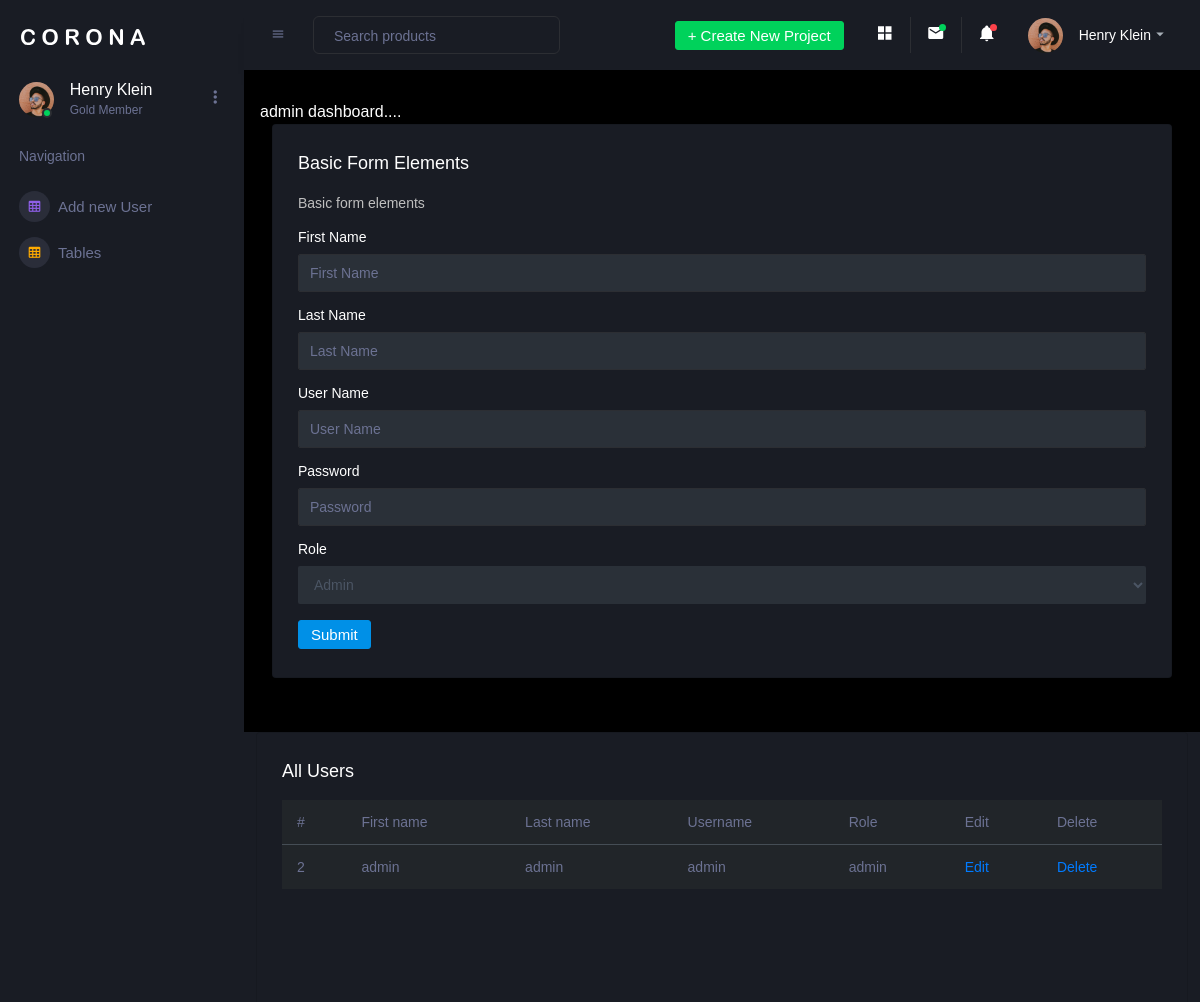
Before: /admin/add_new_user.php with the older database file.
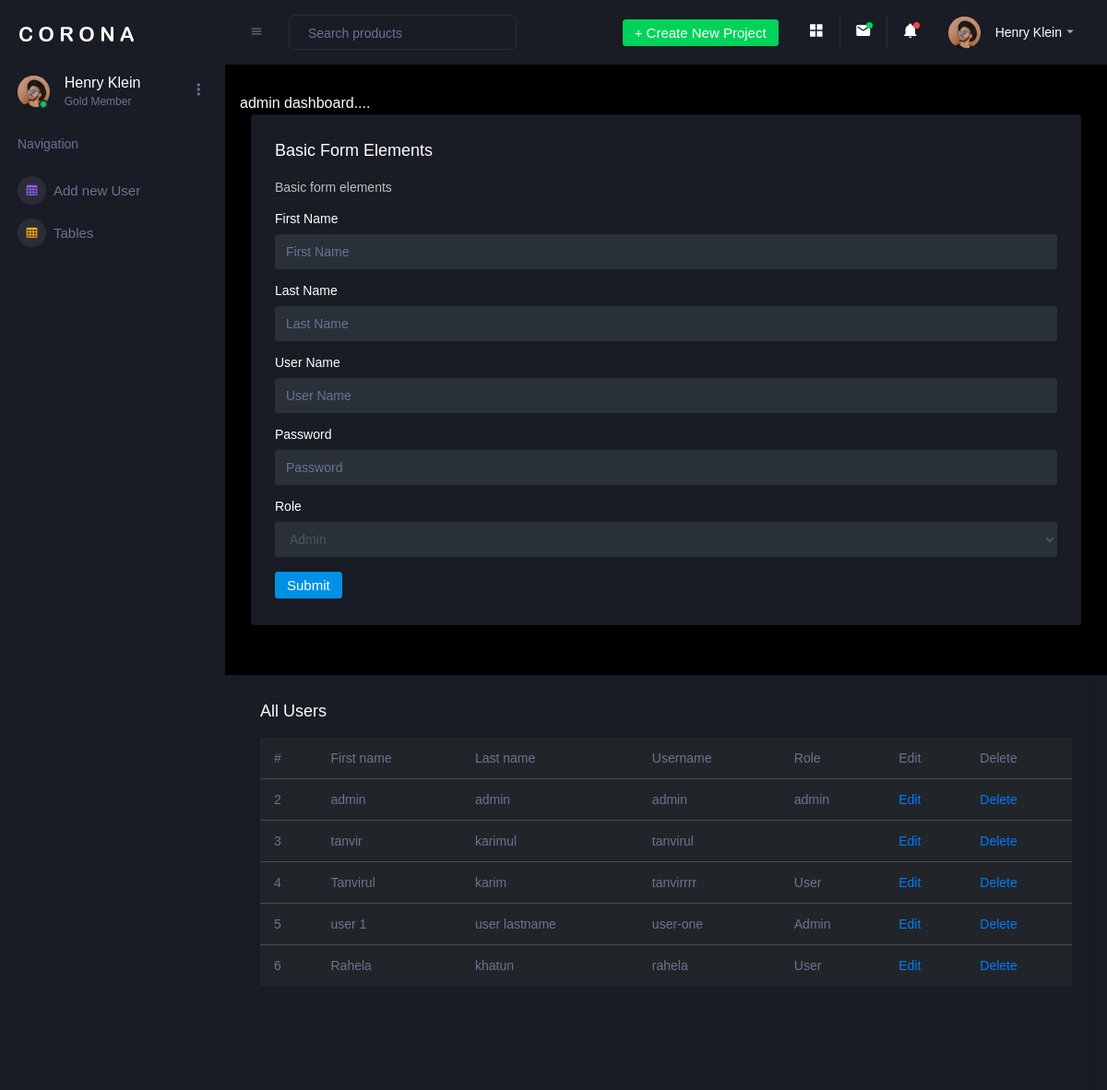
After: the same page with the newer database file.
### tables this page shows
CREATE TABLE `user_registration` (
  `id` int(5) NOT NULL,
  `firstname` varchar(50) NOT NULL,
  `lastname` varchar(50) NOT NULL,
  `username` varchar(50) NOT NULL,
  `password` varchar(50) NOT NULL,
  `role` varchar(10) NOT NULL,
  `status` varchar(10) NOT NULL
);

### admin/add_new_user.php (the view, shortened to what this page needs)
<?php
  include "header.php";
  include "../user/connection.php";
?>
        <div class="main-panel">
            <div class="content-wrapper">
                <div class="row">
                    admin dashboard....
                    <div class="col-12 grid-margin stretch-card">
                    <div class="card">
                  <div class="card-body">
                    <h4 class="card-title">Basic form elements</h4>
                    <p class="card-description"> Basic form elements </p>
                    <form class="forms-sample" action="" method="post" name="form1">
                      <div class="form-group">
                        <label> First Name</label>
                        <input type="text" class="form-control" name="firstname" placeholder="First Name">
                      </div>
                      <div class="form-group">
                        <label> Last Name</label>
                        <input type="text" class="form-control" name="lastname" placeholder="Last Name">
                      </div>
                      <div class="form-group">
                        <label> User Name</label>
                        <input type="text" class="form-control" name="username" placeholder="User Name">
                      </div>
                      <div class="form-group">
                        <label for="exampleInputPassword4">Password</label>
                        <input type="password" name="password" class="form-control" id="exampleInputPassword4" placeholder="Password">
                      </div>
                      <div class="form-group">
                        <label for="exampleSelectGender">Role</label>
                        <select class="form-control" name="role">
                          <option>Admin</option>
                        </select>
                      </div>
                      <button type="submit" class="btn btn-primary mr-2" name="submit1">Submit</button>
                    </form>
                  </div>
                </div>
              </div>
                </div>
            </div>
            <div class="col-lg-12 grid-margin stretch-card">
                <div class="card">
                  <div class="card-body">
                    <h4 class="card-title">All Users </h4>
                    <div class="table-responsive">
                      <table class="table table-dark">
                        <thead>
                          <tr>
                            <th> # </th>
                            <th> First name </th>
                            <th> Last name </th>
                            <th> Username </th>
                            <th> Role </th>
                            <th> Edit </th>
                            <th> Delete </th>
                          </tr>
                        </thead>
                        <tbody>
                            <?php
                              $res=mysqli_query($link,"select * from user_registration");
                              while($row=mysqli_fetch_assoc($res)){ ?>
                         <tr>
                            <td> <?= $row['id'];?> </td>
                            <td> <?= $row['firstname'];?> </td>
                            <td> <?= $row['lastname'];?> </td>
                            <td> <?= $row['username'];?> </td>
                            <td> <?= $row['role'];?> </td>
                            <td> <a href=""> Edit </a></td>
                            <td> <a href="delete_user.php?id=<?php echo $row['id'];?>"> Delete </a></td>
                          </tr>
                            <?php }  ?>
                        </tbody>
                      </table>
                    </div>
                  </div>
                </div>
              </div>
        </div>

### admin/header.php (shortened to what this page needs)
<!DOCTYPE html>
<html lang="en">
<head>
    <link rel="stylesheet" href="assets/vendors/mdi/css/materialdesignicons.min.css">
    <link rel="stylesheet" href="assets/vendors/css/vendor.bundle.base.css">
    <link rel="stylesheet" href="assets/vendors/jvectormap/jquery-jvectormap.css">
    <link rel="stylesheet" href="assets/vendors/flag-icon-css/css/flag-icon.min.css">
    <link rel="stylesheet" href="assets/vendors/owl-carousel-2/owl.carousel.min.css">
    <link rel="stylesheet" href="assets/vendors/owl-carousel-2/owl.theme.default.min.css">
    <link rel="stylesheet" href="assets/css/style.css">
</head>
<body>
<div class="container-scroller">
    <nav class="sidebar sidebar-offcanvas" id="sidebar">
        <div class="sidebar-brand-wrapper d-none d-lg-flex align-items-center justify-content-center fixed-top">
            <a class="sidebar-brand brand-logo" href="index.html"><img src="assets/images/logo.svg" alt="logo" /></a>
        </div>
        <ul class="nav">
            <li class="nav-item profile">
                <div class="profile-desc">
                    <div class="profile-pic">
                        <div class="count-indicator">
                            <img class="img-xs rounded-circle " src="assets/images/faces/face15.jpg" alt="">
                            <span class="count bg-success"></span>
                        </div>
                        <div class="profile-name">
                            <h5 class="mb-0 font-weight-normal">Henry Klein</h5>
                            <span>Gold Member</span>
                        </div>
                    </div>
                    <a href="#" id="profile-dropdown" data-toggle="dropdown"><i class="mdi mdi-dots-vertical"></i></a>
                </div>
            </li>
            <li class="nav-item nav-category">
                <span class="nav-link">Navigation</span>
            </li>
            <li class="nav-item menu-items">
                <a class="nav-link" href="add_new_user.php">
              <span class="menu-icon">
                <i class="mdi mdi-table-large"></i>
              </span>
                    <span class="menu-title">Add new User </span>
                </a>
            </li>
            <li class="nav-item menu-items">
                <a class="nav-link" href="pages/tables/basic-table.html">
              <span class="menu-icon">
                <i class="mdi mdi-table-large"></i>
              </span>
                    <span class="menu-title">Tables</span>
                </a>
            </li>
        </ul>
    </nav>
    <div class="container-fluid page-body-wrapper">
        <nav class="navbar p-0 fixed-top d-flex flex-row">
            <div class="navbar-menu-wrapper flex-grow d-flex align-items-stretch">
                <button class="navbar-toggler navbar-toggler align-self-center" type="button" data-toggle="minimize">
                    <span class="mdi mdi-menu"></span>
                </button>
                <ul class="navbar-nav w-100">
                    <li class="nav-item w-100">
                        <form class="nav-link mt-2 mt-md-0 d-none d-lg-flex search">
                            <input type="text" class="form-control" placeholder="Search products">
                        </form>
                    </li>
                </ul>
                <ul class="navbar-nav navbar-nav-right">
                    <li class="nav-item dropdown d-none d-lg-block">
                        <a class="nav-link btn btn-success create-new-button" id="createbuttonDropdown" data-toggle="dropdown" aria-expanded="false" href="#">+ Create New Project</a>
                    </li>
                    <li class="nav-item nav-settings d-none d-lg-block">
                        <a class="nav-link" href="#">
                            <i class="mdi mdi-view-grid"></i>
                        </a>
                    </li>
                    <li class="nav-item dropdown border-left">
                        <a class="nav-link count-indicator dropdown-toggle" id="messageDropdown" href="#" data-toggle="dropdown" aria-expanded="false">
                            <i class="mdi mdi-email"></i>
                            <span class="count bg-success"></span>
                        </a>
                    </li>
                    <li class="nav-item dropdown border-left">
                        <a class="nav-link count-indicator dropdown-toggle" id="notificationDropdown" href="#" data-toggle="dropdown">
                            <i class="mdi mdi-bell"></i>
                            <span class="count bg-danger"></span>
                        </a>
                    </li>
                    <li class="nav-item dropdown">
                        <a class="nav-link" id="profileDropdown" href="#" data-toggle="dropdown">
                            <div class="navbar-profile">
                                <img class="img-xs rounded-circle" src="assets/images/faces/face15.jpg" alt="">
                                <p class="mb-0 d-none d-sm-block navbar-profile-name">Henry Klein</p>
                                <i class="mdi mdi-menu-down d-none d-sm-block"></i>
                            </div>
                        </a>
                    </li>
                </ul>
            </div>
        </nav>

Changed rows visible on the page:
added user_registration: id "3", firstname "tanvir", lastname "karimul", username "tanvirul"
added user_registration: id "4", firstname "Tanvirul", lastname "karim", username "tanvirrrr", role "User"
added user_registration: id "5", firstname "user 1", lastname "user lastname", username "user-one", role "Admin"
added user_registration: id "6", firstname "Rahela", lastname "khatun", username "rahela", role "User"
